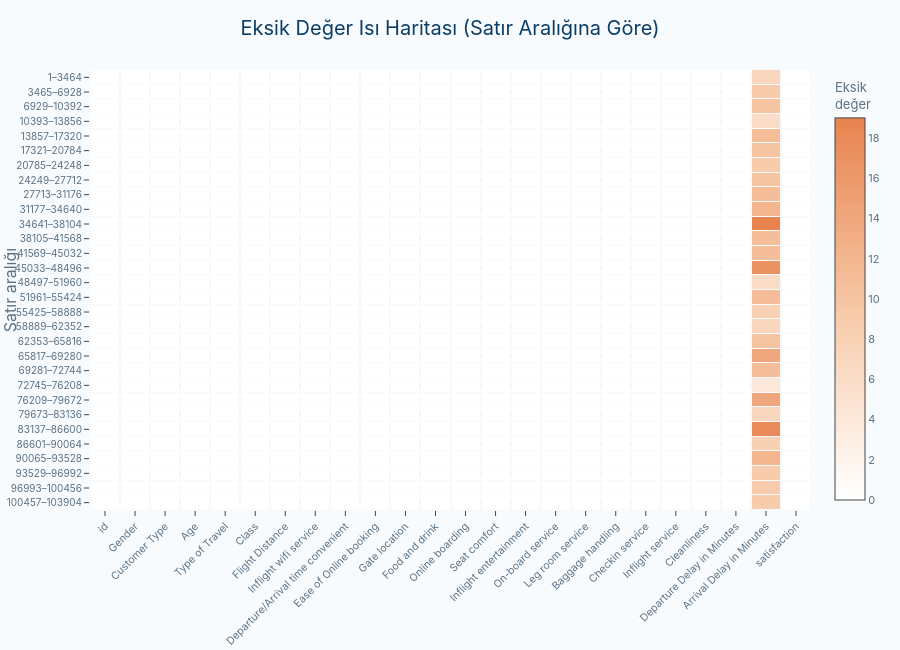

The notebook cell saved with this chart:
### Code cell
# ============================================================
# Eksik Değer Isı Haritası — hem "hangi sütun" hem "veri setinin
# neresinde yoğunlaşıyor" sorularını tek grafikte cevaplıyor
# ============================================================
N_BINS = 30
bin_size = int(np.ceil(len(df_train) / N_BINS))
row_bins = np.arange(len(df_train)) // bin_size

missing_by_bin = df_train.isnull().groupby(row_bins).sum()
bin_labels = [
    f"{i * bin_size + 1}–{min((i + 1) * bin_size, len(df_train))}"
    for i in missing_by_bin.index
]

coral = AIRLINE_COLORS[1]  # ana pasta/bar grafiklerindeki ile aynı turuncu
airline_sequential = [[0.0, "#FFFFFF"], [0.5, "#F7C8A6"], [1.0, coral]]

fig_heat = go.Figure(
    data=go.Heatmap(
        z=missing_by_bin.values,
        x=missing_by_bin.columns,
        y=bin_labels,
        colorscale=airline_sequential,
        zmin=0,
        zmax=missing_by_bin.values.max(),
        colorbar=dict(title="Eksik<br>değer", tickfont=dict(size=11)),
        xgap=2,
        ygap=1,
        hovertemplate="<b>%{x}</b><br>Satır aralığı: %{y}<br>Eksik değer: %{z}<extra></extra>",
    )
)

fig_heat.update_layout(
    template="airline",
    title=dict(text="Eksik Değer Isı Haritası (Satır Aralığına Göre)"),
    xaxis=dict(tickangle=-45, tickfont=dict(size=10.5), showgrid=False),
    yaxis=dict(title="Satır aralığı", autorange="reversed", tickfont=dict(size=10)),
    height=650,
    margin=dict(t=70, b=140, l=90, r=30),
)

fig_heat.show()

### Figure 1 — Plotly figure (JSON) as saved in the notebook; plotly's stock layout.template omitted (floating-point values rounded to 4 significant figures; data arrays with more than 128 entries replaced by an {"elided": "..."} marker saying what was removed)
{"data": [{"colorbar": {"tickfont": {"size": 11}, "title": {"text": "Eksik<br>değer"}}, "colorscale": [[0, "#FFFFFF"], [0.5, "#F7C8A6"], [1, "#E8834F"]], "hovertemplate": "<b>%{x}</b><br>Satır aralığı: %{y}<br>Eksik değer: %{z}<extra></extra>", "type": "heatmap", "x": ["id", "Gender", "Customer Type", "Age", "Type of Travel", "Class", "Flight Distance", "Inflight wifi service", "Departure/Arrival time convenient", "Ease of Online booking", "Gate location", "Food and drink", "Online boarding", "Seat comfort", "Inflight entertainment", "On-board service", "Leg room service", "Baggage handling", "Checkin service", "Inflight service", "Cleanliness", "Departure Delay in Minutes", "Arrival Delay in Minutes", "satisfaction"], "xgap": 2, "y": ["1–3464", "3465–6928", "6929–10392", "10393–13856", "13857–17320", "17321–20784", "20785–24248", "24249–27712", "27713–31176", "31177–34640", "34641–38104", "38105–41568", "41569–45032", "45033–48496", "48497–51960", "51961–55424", "55425–58888", "58889–62352", "62353–65816", "65817–69280", "69281–72744", "72745–76208", "76209–79672", "79673–83136", "83137–86600", "86601–90064", "90065–93528", "93529–96992", "96993–100456", "100457–103904"], "ygap": 1, "z": {"elided": "30x24 int values"}, "zmax": 19, "zmin": 0}], "layout": {"height": 650, "margin": {"b": 140, "l": 90, "r": 30, "t": 70}, "title": {"text": "Eksik Değer Isı Haritası (Satır Aralığına Göre)"}, "xaxis": {"showgrid": false, "tickangle": -45, "tickfont": {"size": 10.5}}, "yaxis": {"autorange": "reversed", "tickfont": {"size": 10}, "title": {"text": "Satır aralığı"}}}}
